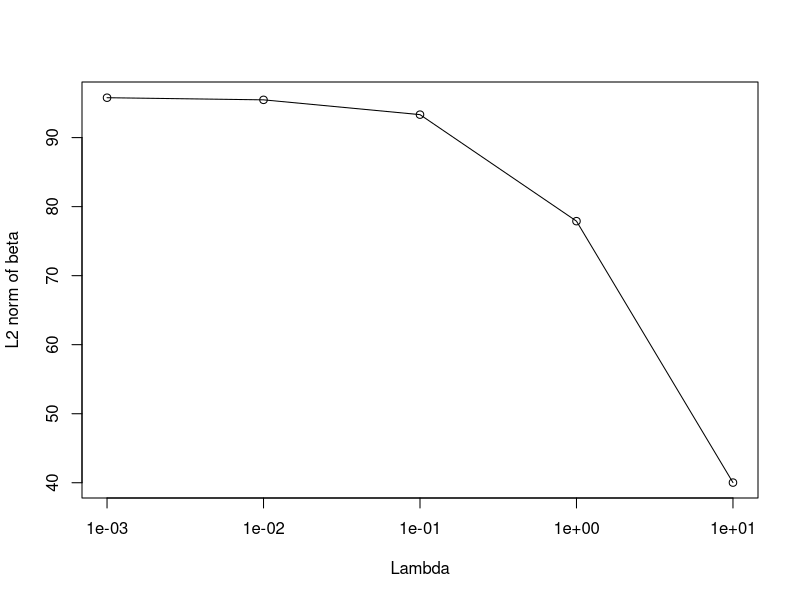
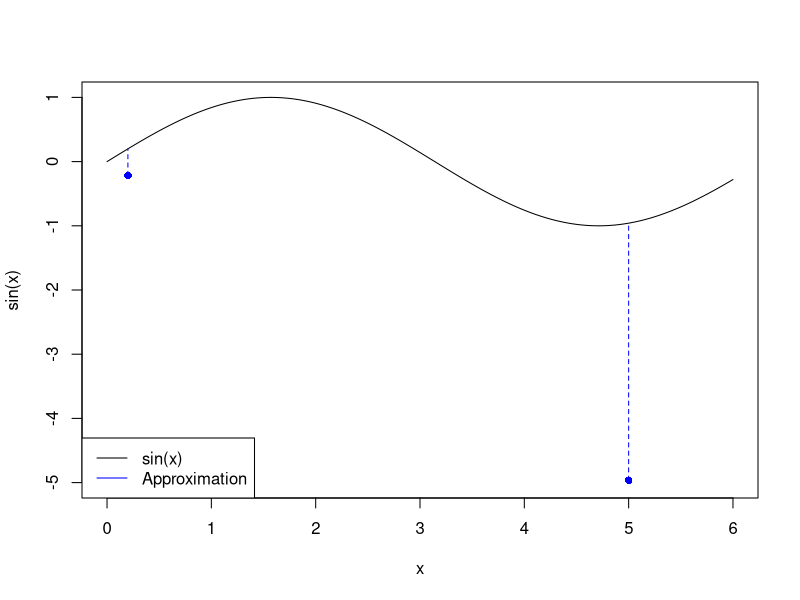

Source code (R) for these figures, in order:
## ---- chunk 1
knitr::opts_chunk$set(echo = TRUE)
## ---- chunk 2
    y <- mtcars$disp
    X <- as.matrix(mtcars[, !(names(mtcars) %in% c("disp"))])
    X <- cbind(1, X)
    
    beta.hat <- solve(t(X) %*% X) %*% t(X) %*% y
    print(beta.hat)
## ---- chunk 3
    beta.ridge <- function(X, y, lambda) {
      solve(t(X) %*% X + lambda * diag(ncol(X))) %*% t(X) %*% y
    }
## ---- chunk 4
    beta.penalized <- beta.ridge(X, y, lambda = 0.01)
    print(beta.penalized)
## ---- chunk 5
    beta.penalized <- beta.ridge(X, y, lambda=10)
    print(beta.penalized)
## ---- chunk 6
    lambdas <- c(0, 0.001, 0.01, 0.1, 1, 10)
    norms <- numeric(length=length(lambdas))
    for (i in 1:length(norms)) {
      norms[i] <- norm(beta.ridge(X, y, lambda=lambdas[i]), type="F")
    }
    plot(lambdas, norms, type="o", log="x", xlab="Lambda", ylab="L2 norm of beta")
## ---- chunk 7
    taylor.sin <- function(x, n, x0 = 0) {
      approx <- sin(x0)
      for (i in 1:(n-1)) {
        approx <- approx + sin(x + n * pi / 2) * ((x - x0) ^ i) / factorial(i)
      }
      return(approx)
    }
## ---- chunk 8
    x1 <- taylor.sin(0.2, 3)
    x2 <- taylor.sin(5, 3)
    sprintf("Approximate sin(0.2) = %f", x1)
    sprintf("Approximate sin(5) = %f", x2)
## ---- chunk 9
    xx <- seq(0, 6, length.out=1000)
    y.true <- sin(xx)
    plot(xx, y.true, xlab="x", ylab="sin(x)", type="l", ylim=c(-5, 1))
    points(c(0.2, 5), c(x1, x2), col="blue", pch=16)
    segments(x0=c(0.2, 5), y0=c(x1, x2), y1=sin(c(0.2, 5)), lty="dashed", col="blue")
    legend("bottomleft", lty=1, col=c("black", "blue"), legend=c("sin(x)", "Approximation"))
